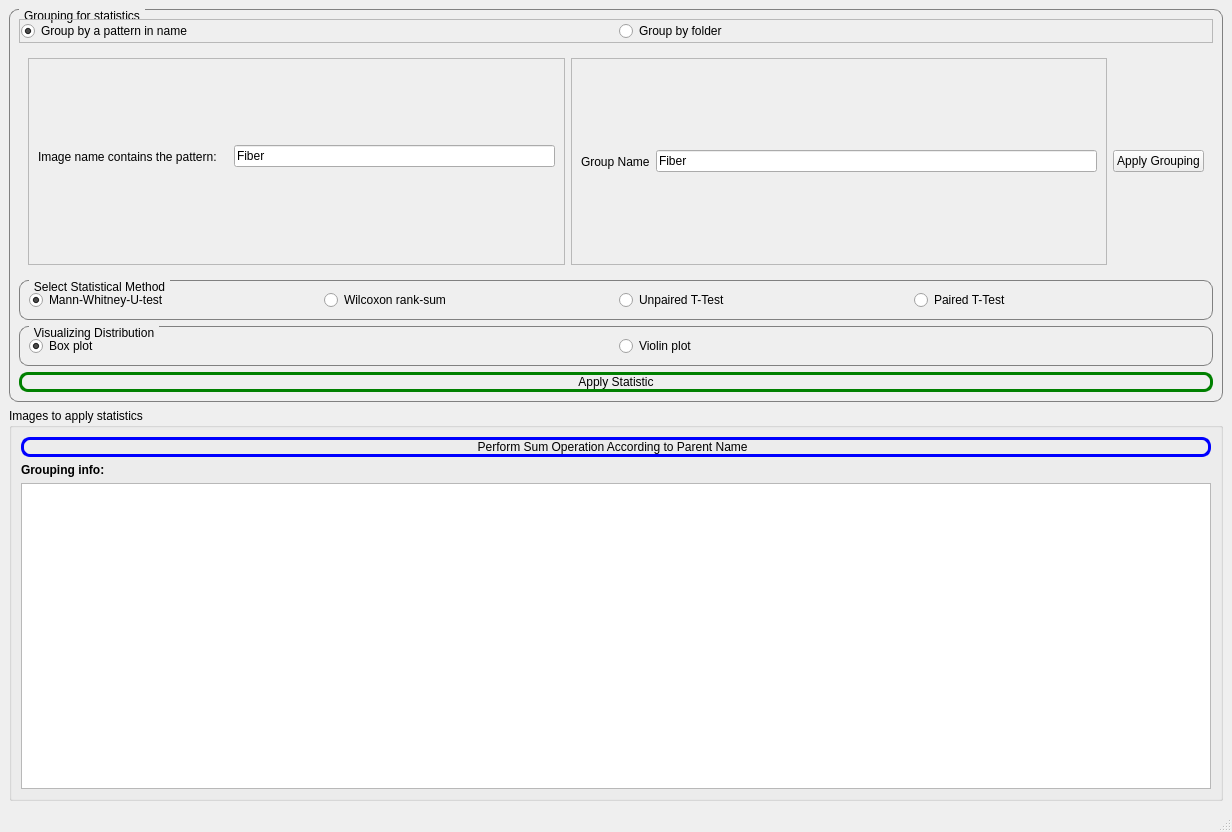
<?xml version="1.0" encoding="UTF-8"?>
<ui version="4.0">
 <class>stats_window</class>
 <widget class="QMainWindow" name="stats_window">
  <property name="geometry">
   <rect>
    <x>0</x>
    <y>0</y>
    <width>1232</width>
    <height>832</height>
   </rect>
  </property>
  <property name="windowTitle">
   <string>Deetect: Stats</string>
  </property>
  <widget class="QWidget" name="centralwidget">
   <layout class="QVBoxLayout" name="verticalLayout_3">
    <item>
     <widget class="QGroupBox" name="groupBox_3">
      <property name="enabled">
       <bool>true</bool>
      </property>
      <property name="sizePolicy">
       <sizepolicy hsizetype="Preferred" vsizetype="Ignored">
        <horstretch>0</horstretch>
        <verstretch>0</verstretch>
       </sizepolicy>
      </property>
      <property name="styleSheet">
       <string notr="true">QGroupBox {
    border: 1px solid gray;
    border-radius: 9px;
    margin-top: 0.5em;
}

QGroupBox::title {
    subcontrol-origin: margin;
    left: 10px;
    padding: 0 3px 0 3px;
}</string>
      </property>
      <property name="title">
       <string>Grouping for statistics</string>
      </property>
      <layout class="QVBoxLayout" name="verticalLayout_14">
       <item>
        <widget class="QFrame" name="frame_7">
         <property name="frameShape">
          <enum>QFrame::StyledPanel</enum>
         </property>
         <property name="frameShadow">
          <enum>QFrame::Raised</enum>
         </property>
         <layout class="QHBoxLayout" name="horizontalLayout_10">
          <property name="leftMargin">
           <number>1</number>
          </property>
          <property name="topMargin">
           <number>1</number>
          </property>
          <property name="rightMargin">
           <number>1</number>
          </property>
          <property name="bottomMargin">
           <number>1</number>
          </property>
          <item>
           <widget class="QRadioButton" name="group_byname_rb">
            <property name="text">
             <string>Group by a pattern in name</string>
            </property>
            <property name="checked">
             <bool>true</bool>
            </property>
           </widget>
          </item>
          <item>
           <widget class="QRadioButton" name="group_byselect_rb">
            <property name="text">
             <string>Group by folder</string>
            </property>
           </widget>
          </item>
         </layout>
        </widget>
       </item>
       <item>
        <widget class="QStackedWidget" name="stackedWidget">
         <property name="currentIndex">
          <number>1</number>
         </property>
         <widget class="QWidget" name="page_folder">
          <layout class="QVBoxLayout" name="verticalLayout">
           <item>
            <widget class="QLabel" name="label">
             <property name="text">
              <string>select a folder and give a  group name  then press apply button</string>
             </property>
            </widget>
           </item>
           <item>
            <widget class="QFrame" name="frame">
             <layout class="QHBoxLayout" name="horizontalLayout">
              <item>
               <widget class="QListWidget" name="listWidget">
                <property name="sizePolicy">
                 <sizepolicy hsizetype="Expanding" vsizetype="Minimum">
                  <horstretch>0</horstretch>
                  <verstretch>0</verstretch>
                 </sizepolicy>
                </property>
                <property name="selectionMode">
                 <enum>QAbstractItemView::ExtendedSelection</enum>
                </property>
               </widget>
              </item>
              <item>
               <widget class="QFrame" name="frame_32">
                <property name="frameShape">
                 <enum>QFrame::StyledPanel</enum>
                </property>
                <property name="frameShadow">
                 <enum>QFrame::Raised</enum>
                </property>
                <layout class="QVBoxLayout" name="verticalLayout_4">
                 <property name="topMargin">
                  <number>0</number>
                 </property>
                 <property name="bottomMargin">
                  <number>0</number>
                 </property>
                 <item>
                  <widget class="QFrame" name="frame">
                   <property name="frameShape">
                    <enum>QFrame::StyledPanel</enum>
                   </property>
                   <property name="frameShadow">
                    <enum>QFrame::Raised</enum>
                   </property>
                   <layout class="QHBoxLayout" name="horizontalLayout_5">
                    <property name="spacing">
                     <number>7</number>
                    </property>
                    <property name="topMargin">
                     <number>0</number>
                    </property>
                    <property name="bottomMargin">
                     <number>0</number>
                    </property>
                    <item>
                     <widget class="QLabel" name="label_24">
                      <property name="text">
                       <string>Group Name</string>
                      </property>
                     </widget>
                    </item>
                    <item>
                     <widget class="QLineEdit" name="line_group_name_2">
                      <property name="text">
                       <string>Fiber</string>
                      </property>
                     </widget>
                    </item>
                   </layout>
                  </widget>
                 </item>
                 <item>
                  <widget class="QPushButton" name="pushButton_apply_grouping_folder">
                   <property name="text">
                    <string>Apply Grouping</string>
                   </property>
                  </widget>
                 </item>
                </layout>
               </widget>
              </item>
             </layout>
            </widget>
           </item>
          </layout>
         </widget>
         <widget class="QWidget" name="page_pattern">
          <layout class="QHBoxLayout" name="horizontalLayout_4">
           <item>
            <widget class="QFrame" name="frame_31">
             <property name="frameShape">
              <enum>QFrame::StyledPanel</enum>
             </property>
             <property name="frameShadow">
              <enum>QFrame::Raised</enum>
             </property>
             <layout class="QHBoxLayout" name="horizontalLayout_3">
              <property name="spacing">
               <number>0</number>
              </property>
              <property name="topMargin">
               <number>0</number>
              </property>
              <property name="bottomMargin">
               <number>10</number>
              </property>
              <item>
               <widget class="QLabel" name="label_23">
                <property name="text">
                 <string>Image name contains the pattern:     </string>
                </property>
               </widget>
              </item>
              <item>
               <widget class="QLineEdit" name="line_pattern">
                <property name="toolTip">
                 <string>example: for pattern K1 or K2 or K3 write this: K[1|2|3]</string>
                </property>
                <property name="text">
                 <string>Fiber</string>
                </property>
               </widget>
              </item>
             </layout>
            </widget>
           </item>
           <item>
            <widget class="QFrame" name="frame_30">
             <property name="frameShape">
              <enum>QFrame::StyledPanel</enum>
             </property>
             <property name="frameShadow">
              <enum>QFrame::Raised</enum>
             </property>
             <layout class="QHBoxLayout" name="horizontalLayout_2">
              <item>
               <widget class="QLabel" name="label_22">
                <property name="text">
                 <string>Group Name</string>
                </property>
               </widget>
              </item>
              <item>
               <widget class="QLineEdit" name="line_group_name">
                <property name="text">
                 <string>Fiber</string>
                </property>
               </widget>
              </item>
             </layout>
            </widget>
           </item>
           <item>
            <widget class="QPushButton" name="pushButton_apply_grouping">
             <property name="text">
              <string>Apply Grouping</string>
             </property>
            </widget>
           </item>
          </layout>
         </widget>
        </widget>
       </item>
       <item>
        <widget class="QGroupBox" name="groupBox_2">
         <property name="title">
          <string>Select Statistical Method</string>
         </property>
         <layout class="QHBoxLayout" name="horizontalLayout_6">
          <item>
           <widget class="QRadioButton" name="rbtest_mann">
            <property name="text">
             <string>Mann-Whitney-U-test</string>
            </property>
            <property name="checked">
             <bool>true</bool>
            </property>
           </widget>
          </item>
          <item>
           <widget class="QRadioButton" name="rbtest_rank">
            <property name="text">
             <string>Wilcoxon rank-sum</string>
            </property>
            <property name="checked">
             <bool>false</bool>
            </property>
           </widget>
          </item>
          <item>
           <widget class="QRadioButton" name="rbtest_unpaired_ttest">
            <property name="text">
             <string>Unpaired T-Test</string>
            </property>
            <property name="checked">
             <bool>false</bool>
            </property>
           </widget>
          </item>
          <item>
           <widget class="QRadioButton" name="rbtest_paired_ttest">
            <property name="text">
             <string>Paired T-Test</string>
            </property>
            <property name="checked">
             <bool>false</bool>
            </property>
           </widget>
          </item>
         </layout>
        </widget>
       </item>
       <item>
        <widget class="QGroupBox" name="groupBox">
         <property name="title">
          <string>Visualizing Distribution</string>
         </property>
         <layout class="QHBoxLayout" name="horizontalLayout_7">
          <item>
           <widget class="QRadioButton" name="rbtype_box">
            <property name="text">
             <string>Box plot</string>
            </property>
            <property name="checked">
             <bool>true</bool>
            </property>
           </widget>
          </item>
          <item>
           <widget class="QRadioButton" name="rbtype_violin">
            <property name="text">
             <string>Violin plot</string>
            </property>
            <property name="checked">
             <bool>false</bool>
            </property>
           </widget>
          </item>
         </layout>
        </widget>
       </item>
       <item>
        <widget class="QPushButton" name="pushButton_apply_stats">
         <property name="styleSheet">
          <string notr="true"> border: 3px solid gray;
border-radius: 9px; 
border-color: green;</string>
         </property>
         <property name="text">
          <string>Apply Statistic</string>
         </property>
        </widget>
       </item>
      </layout>
     </widget>
    </item>
    <item>
     <widget class="QGroupBox" name="groupBox_2">
      <property name="title">
       <string>Images to apply statistics</string>
      </property>
      <layout class="QVBoxLayout" name="verticalLayout_2">
       <item>
        <widget class="QPushButton" name="pushButton_sum">
         <property name="styleSheet">
          <string notr="true"> border: 3px solid gray;
border-radius: 9px; 
border-color: blue;</string>
         </property>
         <property name="text">
          <string>Perform Sum Operation According to Parent Name  </string>
         </property>
        </widget>
       </item>
       <item>
        <widget class="QLabel" name="label_grouping_info">
         <property name="font">
          <font>
           <weight>75</weight>
           <bold>true</bold>
          </font>
         </property>
         <property name="text">
          <string>Grouping info:</string>
         </property>
        </widget>
       </item>
       <item>
        <widget class="QTableView" name="tableView">
         <property name="alternatingRowColors">
          <bool>true</bool>
         </property>
        </widget>
       </item>
      </layout>
     </widget>
    </item>
   </layout>
  </widget>
  <widget class="QMenuBar" name="menubar">
   <property name="geometry">
    <rect>
     <x>0</x>
     <y>0</y>
     <width>1232</width>
     <height>26</height>
    </rect>
   </property>
  </widget>
  <widget class="QStatusBar" name="statusbar"/>
 </widget>
 <resources/>
 <connections/>
</ui>
